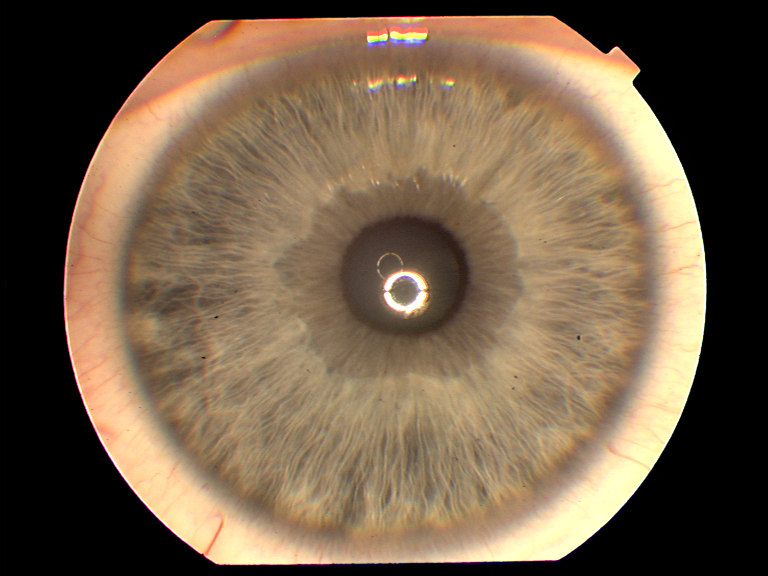
#> input picture TestAndMethods/Project/041R_1.png, 768 x 576 px
$ python olhoClaro.py
#> lines starting #> are read from the running program, lines starting #| are printed output that depends on the picture; after the words box and inside, x2 and y2 are one past the last pixel; in counts of white or black regions, pixels touching at a corner belong together
import numpy as np
import cv2 as cv
from matplotlib import pyplot as plt
img = cv.imread('041R_1.png',0)
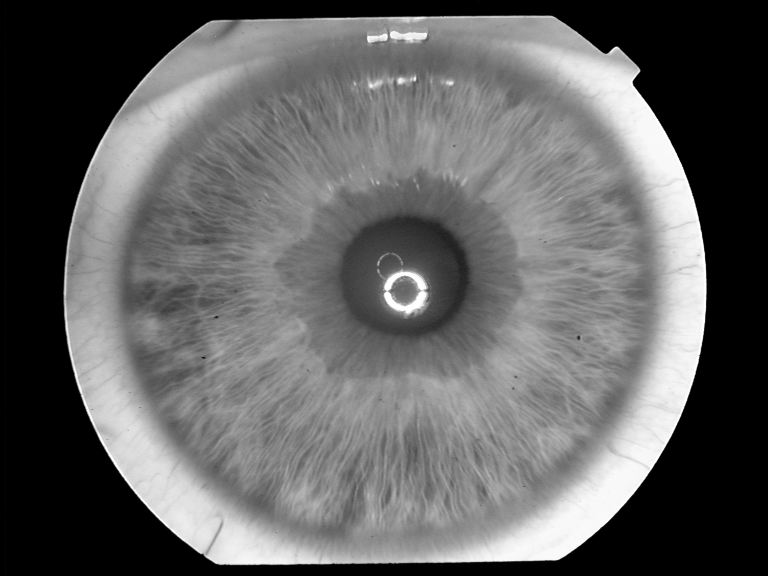
#> img: shape (576, 768); min 0, max 255, mean 98.9
edges = cv.Canny(img, 40,50)
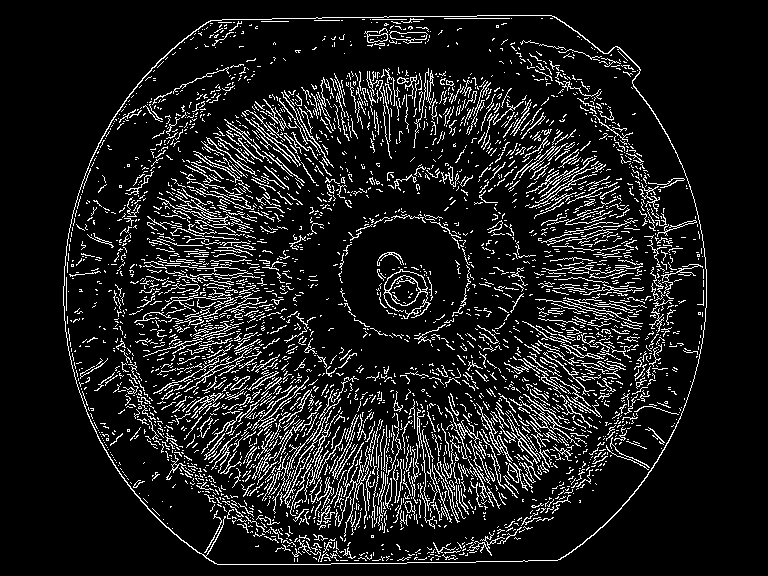
#> edges: shape (576, 768); 11% white in thin lines or dots, all inside (x1, y1, x2, y2) = (63, 15, 707, 565)
kernel = np.ones((5,5),np.uint8)
dilation = cv.dilate(edges,kernel,iterations = 1)
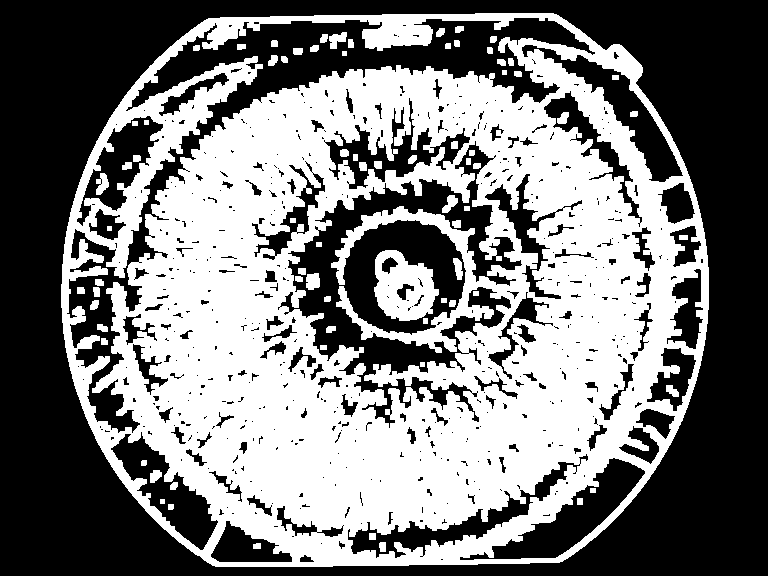
#> dilation: shape (576, 768); 47.6% white; 76 white regions, largest, box (x1, y1, x2, y2) and area: (61, 13, 709, 567) 203471, (374, 250, 439, 321) 3025, (306, 273, 320, 290) 203
suave_dilation = cv.medianBlur(dilation, 11)
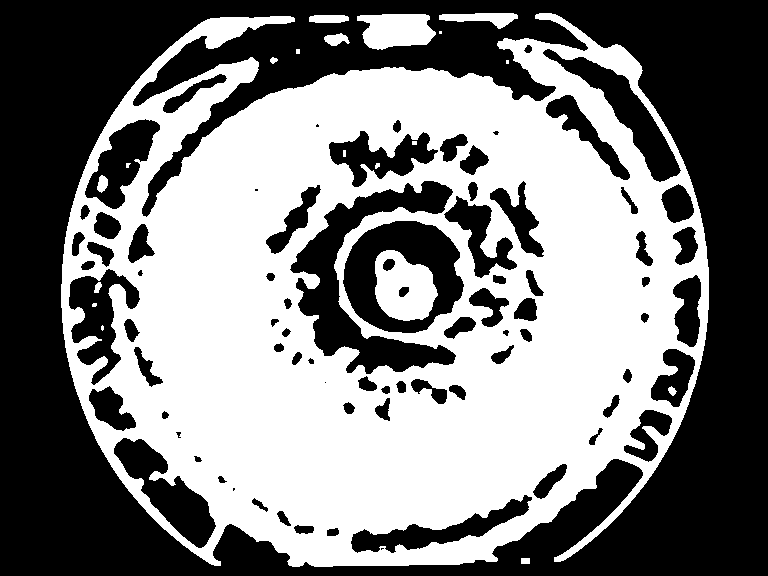
#> suave_dilation: shape (576, 768); 49.6% white; 20 white regions (5 under 20 px), largest, box (x1, y1, x2, y2) and area: (61, 13, 709, 567) 212559, (375, 250, 438, 321) 3161, (357, 14, 436, 50) 2159
closing = cv.morphologyEx(edges, cv.MORPH_CLOSE, kernel)
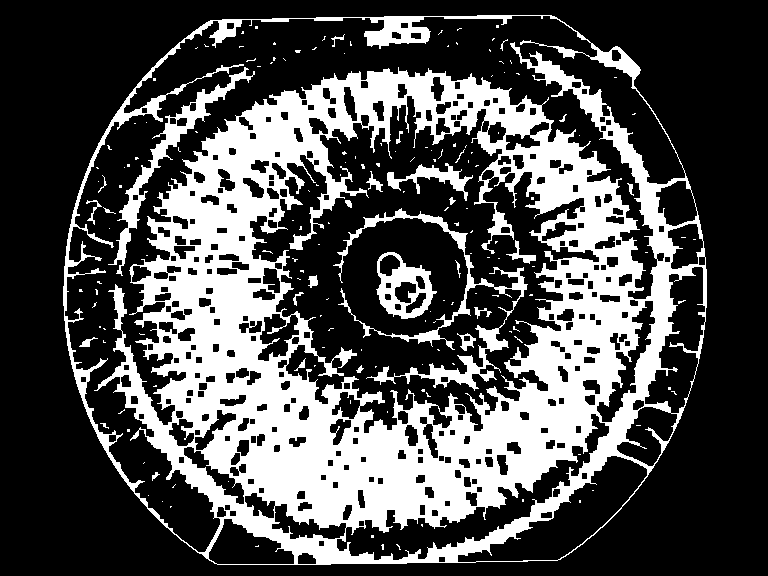
#> closing: shape (576, 768); 30.7% white; 171 white regions (143 under 20 px), largest, box (x1, y1, x2, y2) and area: (63, 15, 707, 565) 124091, (333, 208, 528, 391) 4269, (108, 67, 255, 276) 2824
suave_closing = cv.medianBlur(closing, 11)
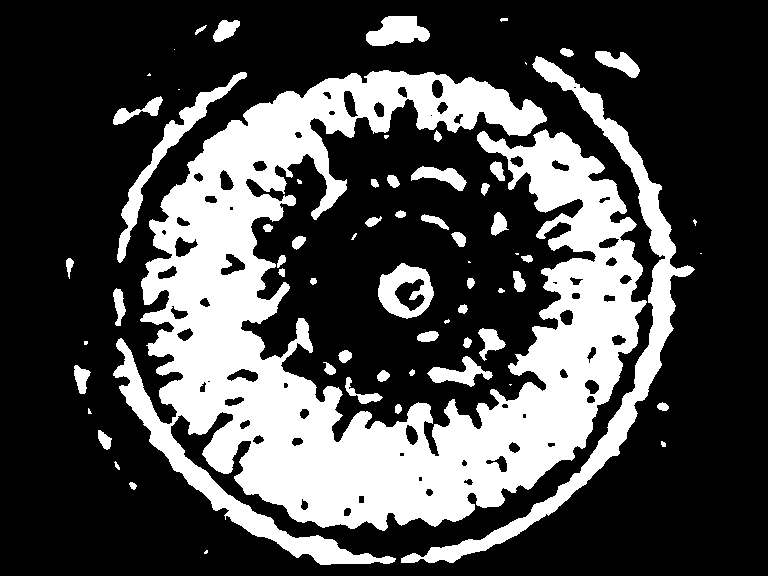
#> suave_closing: shape (576, 768); 29.4% white; 66 white regions (16 under 20 px), largest, box (x1, y1, x2, y2) and area: (113, 70, 647, 565) 105359, (401, 56, 695, 563) 11270, (117, 72, 247, 263) 2678
erosion = cv.erode(edges, kernel)
#> erosion: shape (576, 768); every value is 0
opening = cv.morphologyEx(edges, cv.MORPH_OPEN, kernel)
grad = cv.morphologyEx(edges, cv.MORPH_GRADIENT, kernel)

fig, ax = plt.subplots(ncols=8,figsize=(15,5))
ax[0].imshow(edges, cmap = 'gray')
ax[0].set_title('Original')
ax[0].axis('off')
ax[1].imshow(dilation, cmap = 'gray')
ax[1].set_title('dilation Aplicado')
ax[1].axis('off')
ax[2].imshow(suave_dilation, cmap = 'gray')
ax[2].set_title('suave Aplicado')
ax[2].axis('off')
ax[3].imshow(closing, cmap = 'gray')
ax[3].set_title('closing Aplicado')
ax[3].axis('off')
ax[4].imshow(suave_closing, cmap = 'gray')
ax[4].set_title('suave Aplicado')
ax[4].axis('off')
ax[5].imshow(erosion, cmap = 'gray')
ax[5].set_title('erosion Aplicado')
ax[5].axis('off')
ax[6].imshow(opening, cmap = 'gray')
ax[6].set_title('opening Aplicado')
ax[6].axis('off')
ax[7].imshow(grad, cmap = 'gray')
ax[7].set_title('grad Aplicado')
ax[7].axis('off')
plt.show()
